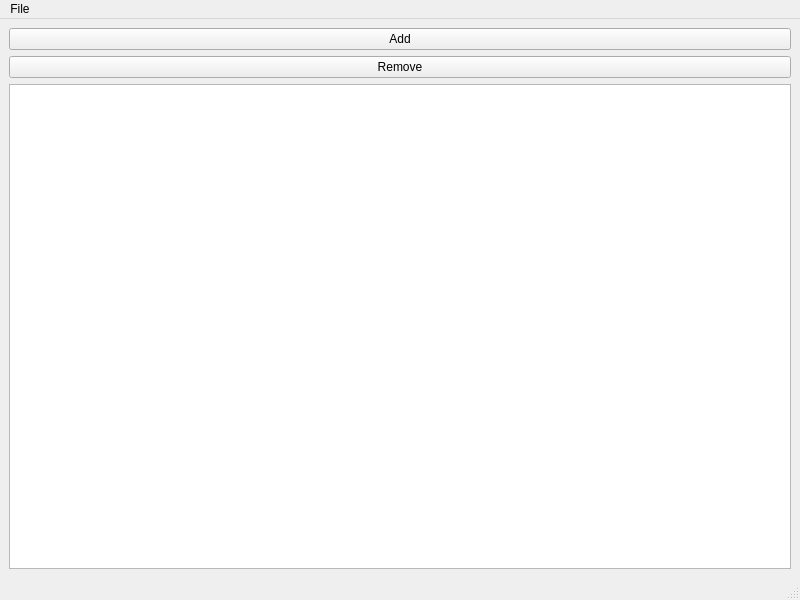
<?xml version="1.0" encoding="UTF-8"?>
<ui version="4.0">
 <class>MainWindow</class>
 <widget class="QMainWindow" name="MainWindow">
  <property name="geometry">
   <rect>
    <x>0</x>
    <y>0</y>
    <width>800</width>
    <height>600</height>
   </rect>
  </property>
  <property name="windowTitle">
   <string>MainWindow</string>
  </property>
  <widget class="QWidget" name="centralwidget">
   <layout class="QVBoxLayout" name="verticalLayout">
    <item>
     <widget class="QPushButton" name="addPushButton">
      <property name="text">
       <string>Add</string>
      </property>
     </widget>
    </item>
    <item>
     <widget class="QPushButton" name="removePushButton">
      <property name="text">
       <string>Remove</string>
      </property>
     </widget>
    </item>
    <item>
     <widget class="QListWidget" name="listWidget"/>
    </item>
   </layout>
  </widget>
  <widget class="QMenuBar" name="menubar">
   <property name="geometry">
    <rect>
     <x>0</x>
     <y>0</y>
     <width>800</width>
     <height>37</height>
    </rect>
   </property>
   <widget class="QMenu" name="menuFile">
    <property name="title">
     <string>File</string>
    </property>
    <addaction name="actionload"/>
    <addaction name="actionsave_as"/>
    <addaction name="actionsave"/>
   </widget>
   <addaction name="menuFile"/>
  </widget>
  <widget class="QStatusBar" name="statusbar"/>
  <action name="actionload">
   <property name="text">
    <string>load</string>
   </property>
  </action>
  <action name="actionsave_as">
   <property name="text">
    <string>save as</string>
   </property>
  </action>
  <action name="actionsave">
   <property name="text">
    <string>save</string>
   </property>
  </action>
 </widget>
 <resources/>
 <connections/>
</ui>
